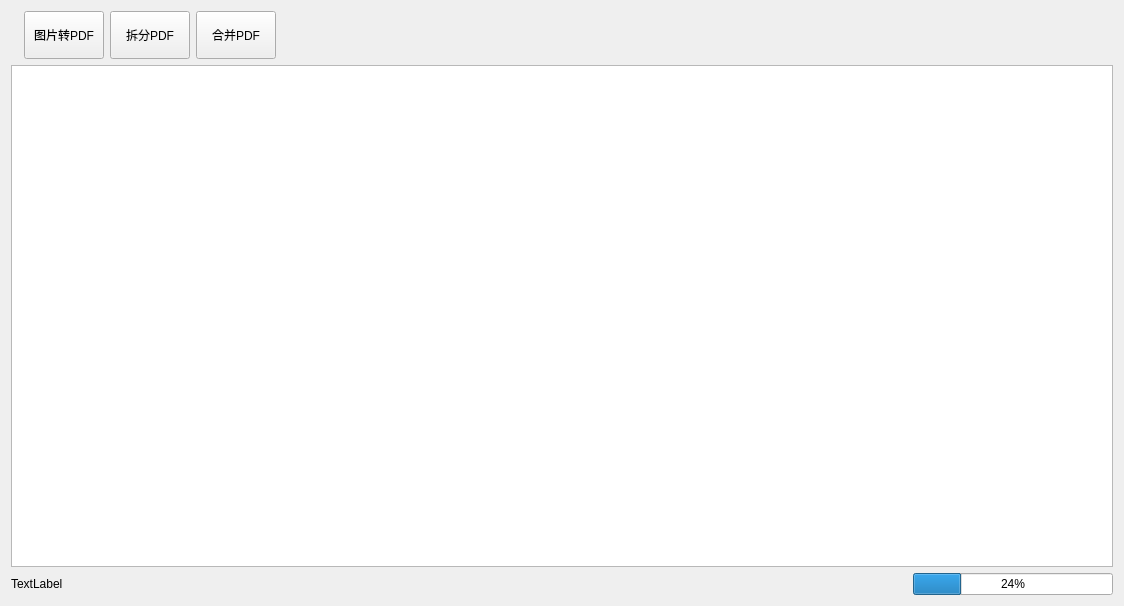
<?xml version="1.0" encoding="UTF-8"?>
<ui version="4.0">
 <class>Form</class>
 <widget class="QWidget" name="Form">
  <property name="geometry">
   <rect>
    <x>0</x>
    <y>0</y>
    <width>1124</width>
    <height>606</height>
   </rect>
  </property>
  <property name="windowTitle">
   <string>Form</string>
  </property>
  <layout class="QVBoxLayout" name="verticalLayout_2">
   <item>
    <layout class="QHBoxLayout" name="horizontalLayout">
     <item>
      <layout class="QHBoxLayout" name="horizontalLayout_6">
       <item>
        <widget class="QLabel" name="label_pdf">
         <property name="sizePolicy">
          <sizepolicy hsizetype="Fixed" vsizetype="Preferred">
           <horstretch>0</horstretch>
           <verstretch>0</verstretch>
          </sizepolicy>
         </property>
         <property name="text">
          <string/>
         </property>
         <property name="pixmap">
          <pixmap>../res/ico/file_pdf.png</pixmap>
         </property>
        </widget>
       </item>
       <item>
        <widget class="QPushButton" name="butPic2PDF">
         <property name="minimumSize">
          <size>
           <width>0</width>
           <height>48</height>
          </size>
         </property>
         <property name="maximumSize">
          <size>
           <width>80</width>
           <height>48</height>
          </size>
         </property>
         <property name="text">
          <string>图片转PDF</string>
         </property>
        </widget>
       </item>
       <item>
        <widget class="QPushButton" name="butSplitPDF">
         <property name="minimumSize">
          <size>
           <width>0</width>
           <height>48</height>
          </size>
         </property>
         <property name="maximumSize">
          <size>
           <width>80</width>
           <height>48</height>
          </size>
         </property>
         <property name="text">
          <string>拆分PDF</string>
         </property>
        </widget>
       </item>
       <item>
        <widget class="QPushButton" name="butMergePDF">
         <property name="minimumSize">
          <size>
           <width>0</width>
           <height>48</height>
          </size>
         </property>
         <property name="maximumSize">
          <size>
           <width>80</width>
           <height>48</height>
          </size>
         </property>
         <property name="text">
          <string>合并PDF</string>
         </property>
        </widget>
       </item>
       <item>
        <spacer name="horizontalSpacer">
         <property name="orientation">
          <enum>Qt::Horizontal</enum>
         </property>
         <property name="sizeHint" stdset="0">
          <size>
           <width>40</width>
           <height>20</height>
          </size>
         </property>
        </spacer>
       </item>
      </layout>
     </item>
    </layout>
   </item>
   <item>
    <widget class="QTextBrowser" name="textBrowser"/>
   </item>
   <item>
    <layout class="QHBoxLayout" name="horizontalLayout_3">
     <item>
      <widget class="QLabel" name="label_info">
       <property name="minimumSize">
        <size>
         <width>500</width>
         <height>0</height>
        </size>
       </property>
       <property name="text">
        <string>TextLabel</string>
       </property>
      </widget>
     </item>
     <item>
      <widget class="QProgressBar" name="pb">
       <property name="minimumSize">
        <size>
         <width>200</width>
         <height>0</height>
        </size>
       </property>
       <property name="maximumSize">
        <size>
         <width>200</width>
         <height>16777215</height>
        </size>
       </property>
       <property name="value">
        <number>24</number>
       </property>
      </widget>
     </item>
    </layout>
   </item>
  </layout>
 </widget>
 <resources/>
 <connections/>
</ui>
